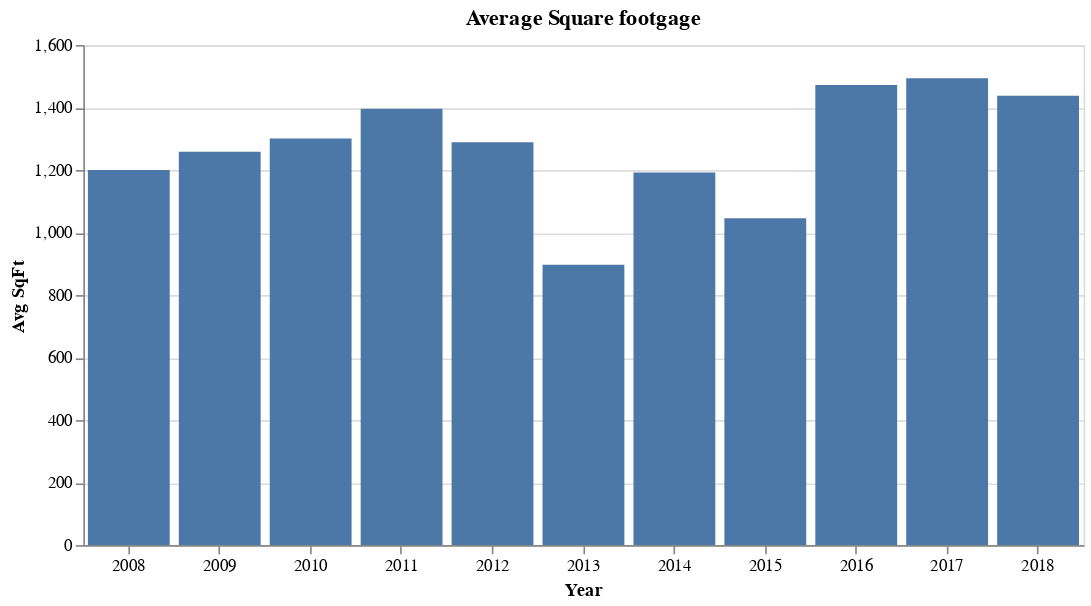

The code cell stored with this chart in its notebook:
### Code cell
# chart based on dataframe above
alt.Chart(
    demos_spft_avg.reset_index(),
    title="Average Square footgage"
).mark_bar().encode(
    x=alt.X("Year:O", axis=alt.Axis(title="Year", labelAngle=0)),
    y=alt.Y("Avg SqFt:Q", axis=alt.Axis(title="Avg SqFt")),
).properties(width=600)

### Figure 1 — Vega-Lite specification as saved in the notebook (floating-point values rounded to 4 significant figures)
{"$schema": "https://vega.github.io/schema/vega-lite/v2.4.1.json", "config": {"view": {"height": 300, "width": 400}}, "data": {"values": [{"Avg SqFt": 1200.0, "Year": "2008", "index": 0}, {"Avg SqFt": 1258.0, "Year": "2009", "index": 1}, {"Avg SqFt": 1301.0, "Year": "2010", "index": 2}, {"Avg SqFt": 1396.0, "Year": "2011", "index": 3}, {"Avg SqFt": 1289.0, "Year": "2012", "index": 4}, {"Avg SqFt": 897.3, "Year": "2013", "index": 5}, {"Avg SqFt": 1192.0, "Year": "2014", "index": 6}, {"Avg SqFt": 1045.0, "Year": "2015", "index": 7}, {"Avg SqFt": 1472.0, "Year": "2016", "index": 8}, {"Avg SqFt": 1494.0, "Year": "2017", "index": 9}, {"Avg SqFt": 1438.0, "Year": "2018", "index": 10}]}, "encoding": {"x": {"axis": {"labelAngle": 0, "title": "Year"}, "field": "Year", "type": "ordinal"}, "y": {"axis": {"title": "Avg SqFt"}, "field": "Avg SqFt", "type": "quantitative"}}, "mark": "bar", "title": "Average Square footgage", "width": 600}
